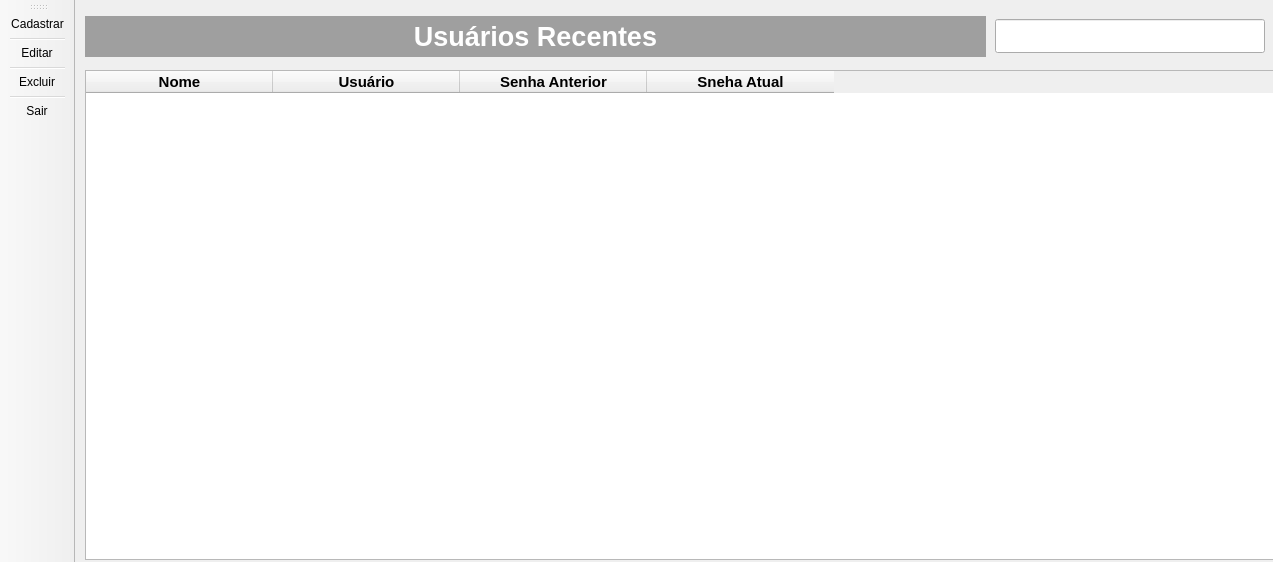
<?xml version="1.0" encoding="UTF-8"?>
<ui version="4.0">
 <class>MainWindow</class>
 <widget class="QMainWindow" name="MainWindow">
  <property name="geometry">
   <rect>
    <x>0</x>
    <y>0</y>
    <width>1273</width>
    <height>562</height>
   </rect>
  </property>
  <property name="windowTitle">
   <string>MainWindow</string>
  </property>
  <widget class="QWidget" name="centralwidget">
   <property name="styleSheet">
    <string notr="true"/>
   </property>
   <widget class="QLabel" name="label">
    <property name="geometry">
     <rect>
      <x>10</x>
      <y>16</y>
      <width>901</width>
      <height>41</height>
     </rect>
    </property>
    <property name="styleSheet">
     <string notr="true">background-color: rgb(159, 159, 159);</string>
    </property>
    <property name="text">
     <string>&lt;html&gt;&lt;head/&gt;&lt;body&gt;&lt;p align=&quot;center&quot;&gt;&lt;span style=&quot; font-size:20pt; font-weight:600; color:#ffffff;&quot;&gt;Usuários Recentes&lt;/span&gt;&lt;/p&gt;&lt;/body&gt;&lt;/html&gt;</string>
    </property>
   </widget>
   <widget class="QTableWidget" name="tableWidget">
    <property name="geometry">
     <rect>
      <x>10</x>
      <y>70</y>
      <width>1221</width>
      <height>490</height>
     </rect>
    </property>
    <property name="styleSheet">
     <string notr="true"/>
    </property>
    <property name="editTriggers">
     <set>QAbstractItemView::AnyKeyPressed|QAbstractItemView::DoubleClicked</set>
    </property>
    <attribute name="horizontalHeaderMinimumSectionSize">
     <number>39</number>
    </attribute>
    <attribute name="horizontalHeaderDefaultSectionSize">
     <number>187</number>
    </attribute>
    <attribute name="verticalHeaderMinimumSectionSize">
     <number>23</number>
    </attribute>
    <column>
     <property name="text">
      <string>Nome</string>
     </property>
     <property name="font">
      <font>
       <pointsize>11</pointsize>
       <weight>75</weight>
       <bold>true</bold>
      </font>
     </property>
    </column>
    <column>
     <property name="text">
      <string>Usuário</string>
     </property>
     <property name="font">
      <font>
       <pointsize>11</pointsize>
       <weight>75</weight>
       <bold>true</bold>
      </font>
     </property>
     <property name="background">
      <color alpha="0">
       <red>0</red>
       <green>0</green>
       <blue>0</blue>
      </color>
     </property>
    </column>
    <column>
     <property name="text">
      <string>Senha Anterior</string>
     </property>
     <property name="font">
      <font>
       <pointsize>11</pointsize>
       <weight>75</weight>
       <bold>true</bold>
      </font>
     </property>
    </column>
    <column>
     <property name="text">
      <string>Sneha Atual</string>
     </property>
     <property name="font">
      <font>
       <pointsize>11</pointsize>
       <weight>75</weight>
       <bold>true</bold>
      </font>
     </property>
    </column>
   </widget>
   <widget class="QLineEdit" name="pesquisa">
    <property name="geometry">
     <rect>
      <x>920</x>
      <y>19</y>
      <width>270</width>
      <height>34</height>
     </rect>
    </property>
    <property name="font">
     <font>
      <pointsize>18</pointsize>
     </font>
    </property>
    <property name="text">
     <string/>
    </property>
   </widget>
   <widget class="QPushButton" name="btnPesquisa">
    <property name="geometry">
     <rect>
      <x>1200</x>
      <y>21</y>
      <width>28</width>
      <height>31</height>
     </rect>
    </property>
    <property name="styleSheet">
     <string notr="true">QPushButton{
	border-radius: 10px;
	image: url(:/img/magnify.png);
}

QPushButton:hover{
	image: url(:/img/magnify (1).png);
	background-color: rgb(0, 0, 0);
}</string>
    </property>
    <property name="text">
     <string/>
    </property>
   </widget>
  </widget>
  <widget class="QToolBar" name="toolBar">
   <property name="windowTitle">
    <string>toolBar</string>
   </property>
   <attribute name="toolBarArea">
    <enum>LeftToolBarArea</enum>
   </attribute>
   <attribute name="toolBarBreak">
    <bool>false</bool>
   </attribute>
   <addaction name="actionCadastrar"/>
   <addaction name="separator"/>
   <addaction name="actionEditar"/>
   <addaction name="separator"/>
   <addaction name="actionExcluir"/>
   <addaction name="separator"/>
   <addaction name="actionSair"/>
  </widget>
  <action name="actionCadastrar">
   <property name="icon">
    <iconset resource="../Icons/img.qrc">
     <normaloff>:/img/account-multiple-plus.png</normaloff>:/img/account-multiple-plus.png</iconset>
   </property>
   <property name="text">
    <string>Cadastrar</string>
   </property>
   <property name="toolTip">
    <string>Cadastrar Uusário</string>
   </property>
  </action>
  <action name="actionEditar">
   <property name="icon">
    <iconset resource="../Icons/img.qrc">
     <normaloff>:/img/account-edit.png</normaloff>:/img/account-edit.png</iconset>
   </property>
   <property name="text">
    <string>Editar</string>
   </property>
   <property name="toolTip">
    <string>Editar Usuário</string>
   </property>
  </action>
  <action name="actionExcluir">
   <property name="icon">
    <iconset resource="../Icons/img.qrc">
     <normaloff>:/img/delete.png</normaloff>:/img/delete.png</iconset>
   </property>
   <property name="text">
    <string>Excluir</string>
   </property>
   <property name="toolTip">
    <string>Excluir Usuário</string>
   </property>
  </action>
  <action name="actionSair">
   <property name="icon">
    <iconset resource="../Icons/img.qrc">
     <normaloff>:/img/door-open.png</normaloff>:/img/door-open.png</iconset>
   </property>
   <property name="text">
    <string>Sair</string>
   </property>
   <property name="toolTip">
    <string>Sair</string>
   </property>
  </action>
 </widget>
 <resources>
  <include location="../Icons/img.qrc"/>
 </resources>
 <connections/>
</ui>
